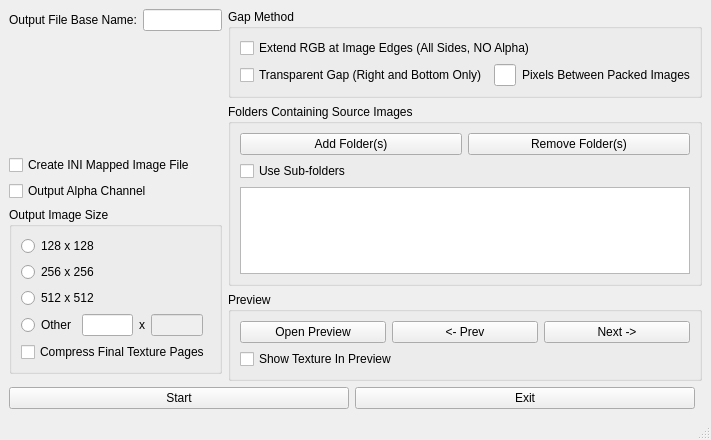
<?xml version="1.0" encoding="UTF-8"?>
<ui version="4.0">
 <class>ImagePackerWindow</class>
 <widget class="QMainWindow" name="ImagePackerWindow">
  <property name="geometry">
   <rect>
    <x>0</x>
    <y>0</y>
    <width>640</width>
    <height>440</height>
   </rect>
  </property>
  <property name="windowTitle">
   <string>Image Packer</string>
  </property>
  <widget class="QWidget" name="centralwidget">
   <layout class="QVBoxLayout" name="mainLayout">
    <item>
     <layout class="QHBoxLayout" name="topLayout">
      <item>
       <layout class="QVBoxLayout" name="leftLayout">
        <item>
         <layout class="QFormLayout" name="fileLayout">
          <item row="0" column="0">
           <widget class="QLabel" name="labelFilename">
            <property name="text">
             <string>Output File Base Name:</string>
            </property>
           </widget>
          </item>
          <item row="0" column="1">
           <widget class="QLineEdit" name="editFilename"/>
          </item>
         </layout>
        </item>
        <item>
         <widget class="QCheckBox" name="checkIni">
          <property name="text">
           <string>Create INI Mapped Image File</string>
          </property>
         </widget>
        </item>
        <item>
         <widget class="QCheckBox" name="checkAlpha">
          <property name="text">
           <string>Output Alpha Channel</string>
          </property>
         </widget>
        </item>
        <item>
         <widget class="QGroupBox" name="groupSize">
          <property name="title">
           <string>Output Image Size</string>
          </property>
          <layout class="QVBoxLayout" name="sizeLayout">
           <item>
            <widget class="QRadioButton" name="radio128">
             <property name="text">
              <string>128 x 128</string>
             </property>
            </widget>
           </item>
           <item>
            <widget class="QRadioButton" name="radio256">
             <property name="text">
              <string>256 x 256</string>
             </property>
            </widget>
           </item>
           <item>
            <widget class="QRadioButton" name="radio512">
             <property name="text">
              <string>512 x 512</string>
             </property>
            </widget>
           </item>
           <item>
            <layout class="QHBoxLayout" name="otherLayout">
             <item>
              <widget class="QRadioButton" name="radioOther">
               <property name="text">
                <string>Other</string>
               </property>
              </widget>
             </item>
             <item>
              <widget class="QLineEdit" name="editWidth">
               <property name="maximumWidth">
                <number>48</number>
               </property>
              </widget>
             </item>
             <item>
              <widget class="QLabel" name="labelX">
               <property name="text">
                <string>x</string>
               </property>
              </widget>
             </item>
             <item>
              <widget class="QLineEdit" name="editHeight">
               <property name="maximumWidth">
                <number>48</number>
               </property>
               <property name="enabled">
                <bool>false</bool>
               </property>
              </widget>
             </item>
             <item>
              <spacer name="otherSpacer">
               <property name="orientation">
                <enum>Qt::Horizontal</enum>
               </property>
              </spacer>
             </item>
            </layout>
           </item>
           <item>
            <widget class="QCheckBox" name="checkCompress">
             <property name="text">
              <string>Compress Final Texture Pages</string>
             </property>
            </widget>
           </item>
          </layout>
         </widget>
        </item>
        <item>
         <spacer name="leftSpacer">
          <property name="orientation">
           <enum>Qt::Vertical</enum>
          </property>
         </spacer>
        </item>
       </layout>
      </item>
      <item>
       <layout class="QVBoxLayout" name="rightLayout">
        <item>
         <widget class="QGroupBox" name="groupGap">
          <property name="title">
           <string>Gap Method</string>
          </property>
          <layout class="QVBoxLayout" name="gapLayout">
           <item>
            <widget class="QCheckBox" name="checkExtendRgb">
             <property name="text">
              <string>Extend RGB at Image Edges (All Sides, NO Alpha)</string>
             </property>
            </widget>
           </item>
           <item>
            <layout class="QHBoxLayout" name="gutterLayout">
             <item>
              <widget class="QCheckBox" name="checkGutter">
               <property name="text">
                <string>Transparent Gap (Right and Bottom Only)</string>
               </property>
              </widget>
             </item>
             <item>
              <widget class="QLineEdit" name="editGutter">
               <property name="maximumWidth">
                <number>48</number>
               </property>
              </widget>
             </item>
             <item>
              <widget class="QLabel" name="labelGutter">
               <property name="text">
                <string>Pixels Between Packed Images</string>
               </property>
              </widget>
             </item>
            </layout>
           </item>
          </layout>
         </widget>
        </item>
        <item>
         <widget class="QGroupBox" name="groupFolders">
          <property name="title">
           <string>Folders Containing Source Images</string>
          </property>
          <layout class="QVBoxLayout" name="foldersLayout">
           <item>
            <layout class="QHBoxLayout" name="folderButtonLayout">
             <item>
              <widget class="QPushButton" name="buttonAddFolder">
               <property name="text">
                <string>Add Folder(s)</string>
               </property>
              </widget>
             </item>
             <item>
              <widget class="QPushButton" name="buttonRemoveFolder">
               <property name="text">
                <string>Remove Folder(s)</string>
               </property>
              </widget>
             </item>
            </layout>
           </item>
           <item>
            <widget class="QCheckBox" name="checkSubFolders">
             <property name="text">
              <string>Use Sub-folders</string>
             </property>
            </widget>
           </item>
           <item>
            <widget class="QListWidget" name="listFolders">
             <property name="selectionMode">
              <enum>QAbstractItemView::ExtendedSelection</enum>
             </property>
            </widget>
           </item>
          </layout>
         </widget>
        </item>
        <item>
         <widget class="QGroupBox" name="groupPreview">
          <property name="title">
           <string>Preview</string>
          </property>
          <layout class="QVBoxLayout" name="previewLayout">
           <item>
            <layout class="QHBoxLayout" name="previewButtonLayout">
             <item>
              <widget class="QPushButton" name="buttonPreview">
               <property name="text">
                <string>Open Preview</string>
               </property>
              </widget>
             </item>
             <item>
              <widget class="QPushButton" name="buttonPrev">
               <property name="text">
                <string>&lt;- Prev</string>
               </property>
              </widget>
             </item>
             <item>
              <widget class="QPushButton" name="buttonNext">
               <property name="text">
                <string>Next -&gt;</string>
               </property>
              </widget>
             </item>
            </layout>
           </item>
           <item>
            <widget class="QCheckBox" name="checkShowTexture">
             <property name="text">
              <string>Show Texture In Preview</string>
             </property>
            </widget>
           </item>
          </layout>
         </widget>
        </item>
       </layout>
      </item>
     </layout>
    </item>
    <item>
     <layout class="QHBoxLayout" name="bottomLayout">
      <item>
       <widget class="QPushButton" name="buttonStart">
        <property name="text">
         <string>Start</string>
        </property>
       </widget>
      </item>
      <item>
       <widget class="QPushButton" name="buttonExit">
        <property name="text">
         <string>Exit</string>
        </property>
       </widget>
      </item>
      <item>
       <spacer name="bottomSpacer">
        <property name="orientation">
         <enum>Qt::Horizontal</enum>
        </property>
       </spacer>
      </item>
     </layout>
    </item>
   </layout>
  </widget>
  <widget class="QStatusBar" name="statusbar"/>
 </widget>
 <resources/>
 <connections/>
</ui>
